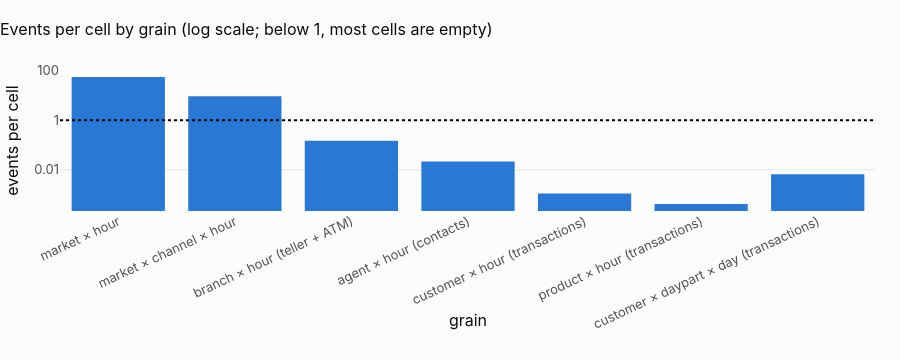

The cell this chart's notebook holds for it:
### Markdown cell above
## 3 · Which entity × hour grains are viable?
A grain is only useful if its cells hold events. For each candidate the table gives the number of possible cells,
the share that hold at least one event, the mean events in an occupied cell, and the share a Poisson process with
the same mean would leave empty (a much higher observed empty share means events cluster; equal means they are
spread at random). Grains where almost every cell is empty cannot carry a model or a KPI and are aggregated to a
coarser grain (daypart, day) instead.

### Code cell
hours = star.q("select count(*) from {dim_hour}").iloc[0, 0]
spec = [
    (
        "market × hour",
        "select count(*) from {fct_country_hour} where n_tx > 0",
        "select sum(n_tx) from {fct_country_hour}",
        3,
    ),
    (
        "market × channel × hour",
        "select count(*) from {fct_channel_hour} where n_tx > 0",
        "select sum(n_tx) from {fct_channel_hour}",
        18,
    ),
    (
        "branch × hour (teller + ATM)",
        "select count(*) from {fct_branch_hour}",
        "select sum(n_tx) from {fct_branch_hour}",
        star.q("select count(*) from {stg_branches}").iloc[0, 0],
    ),
    (
        "agent × hour (contacts)",
        "select count(*) from {fct_agent_hour}",
        "select sum(contacts) from {fct_agent_hour}",
        star.q("select count(*) from {dim_agent}").iloc[0, 0],
    ),
    (
        "customer × hour (transactions)",
        "select count(distinct (customer_id, date_trunc('hour', transaction_ts_utc))) from {int_transactions_enriched}",
        "select count(*) from {int_transactions_enriched}",
        star.q("select count(*) from {int_customer_profile}").iloc[0, 0],
    ),
    (
        "product × hour (transactions)",
        "select count(distinct (product_id, date_trunc('hour', transaction_ts_utc))) from {int_transactions_enriched}",
        "select count(*) from {int_transactions_enriched}",
        star.q("select count(*) from {stg_products}").iloc[0, 0],
    ),
    (
        "customer × daypart × day (transactions)",
        "select count(distinct (customer_id, cast(transaction_ts_utc - interval 6 hour as date), hour(transaction_ts_utc - interval 6 hour) // 6)) from {int_transactions_enriched}",
        "select count(*) from {int_transactions_enriched}",
        star.q("select count(*) from {int_customer_profile}").iloc[0, 0] / 6,
    ),
]
rows = []
for name, occ_sql, ev_sql, units in spec:
    occ, ev = star.q(occ_sql).iloc[0, 0], star.q(ev_sql).iloc[0, 0]
    cells = units * hours
    lam = ev / cells
    rows.append(
        {
            "grain": name,
            "cells": int(cells),
            "occupied %": 100 * occ / cells,
            "events per occupied cell": ev / occ,
            "Poisson empty %": 100 * np.exp(-lam),
            "events per cell": lam,
            "viable": "yes"
            if lam >= 1
            else "sparse: aggregate"
            if lam >= 0.01
            else "no: too sparse",
        }
    )
sp = pd.DataFrame(rows)
sp.to_csv(OUT / "granularity_hour_sparsity.csv", index=False)
show(sp.round(4), paging=False)
fig = px.bar(
    sp,
    x="grain",
    y="events per cell",
    log_y=True,
    title="Events per cell by grain (log scale; below 1, most cells are empty)",
)
fig.add_hline(y=1, line_dash="dot")
fig.update_layout(height=360, xaxis_tickangle=-25)
fig.show()
dense = sp[sp["events per cell"] >= 1].grain.tolist()
display(
    Markdown(
        f"**Viable dense hour grains: {', '.join(dense)}.** "
        f"Customer × hour holds {sp.loc[4, 'events per cell']:.4f} transactions per cell and product × hour "
        f"{sp.loc[5, 'events per cell']:.4f}: {100 - sp.loc[4, 'occupied %']:.2f} % and {100 - sp.loc[5, 'occupied %']:.2f} % of cells "
        "are empty, so neither is a fact table. A customer's time of day is kept as a **profile over dayparts** "
        "(`fct_customer_daypart`), and a product has no hourly decision at all. Branch × hour and agent × hour are "
        "sparse: they are stored only where activity happens and read against a schedule dimension, which is what "
        "turns an empty cell into information (closed, or off shift)."
    )
)

### Figure 1 — Plotly figure (JSON) as saved in the notebook; plotly's stock layout.template omitted (floating-point values rounded to 4 significant figures)
{"data": [{"hovertemplate": "grain=%{x}<br>events per cell=%{y}<extra></extra>", "legendgroup": "", "marker": {"color": "#2a78d6", "pattern": {"shape": ""}}, "name": "", "orientation": "v", "showlegend": false, "textposition": "auto", "type": "bar", "x": ["market × hour", "market × channel × hour", "branch × hour (teller + ATM)", "agent × hour (contacts)", "customer × hour (transactions)", "product × hour (transactions)", "customer × daypart × day (transactions)"], "xaxis": "x", "y": [55.95, 9.324, 0.1504, 0.02171, 0.001119, 0.0004196, 0.006714], "yaxis": "y"}], "layout": {"barmode": "relative", "height": 360, "legend": {"tracegroupgap": 0}, "shapes": [{"line": {"dash": "dot"}, "type": "line", "x0": 0, "x1": 1, "xref": "x domain", "y0": 1, "y1": 1, "yref": "y"}], "title": {"text": "Events per cell by grain (log scale; below 1, most cells are empty)"}, "xaxis": {"anchor": "y", "domain": [0.0, 1.0], "tickangle": -25, "title": {"text": "grain"}}, "yaxis": {"anchor": "x", "domain": [0.0, 1.0], "title": {"text": "events per cell"}, "type": "log"}}}
